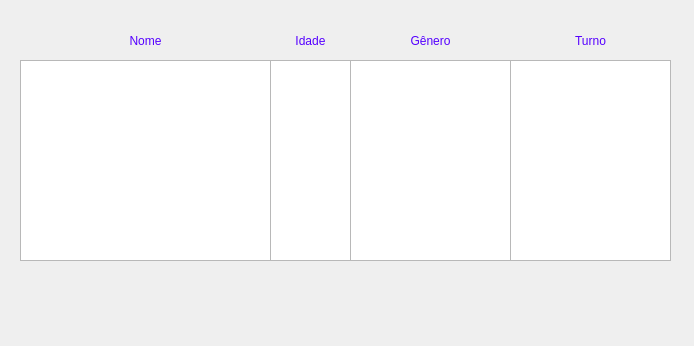
<?xml version="1.0" encoding="UTF-8"?>
<ui version="4.0">
 <class>Form</class>
 <widget class="QWidget" name="Form">
  <property name="geometry">
   <rect>
    <x>0</x>
    <y>0</y>
    <width>694</width>
    <height>346</height>
   </rect>
  </property>
  <property name="minimumSize">
   <size>
    <width>694</width>
    <height>346</height>
   </size>
  </property>
  <property name="maximumSize">
   <size>
    <width>694</width>
    <height>346</height>
   </size>
  </property>
  <property name="windowTitle">
   <string>Lista de Cadastrados</string>
  </property>
  <widget class="QListWidget" name="list_nome">
   <property name="geometry">
    <rect>
     <x>20</x>
     <y>60</y>
     <width>251</width>
     <height>201</height>
    </rect>
   </property>
  </widget>
  <widget class="QListWidget" name="list_idade">
   <property name="geometry">
    <rect>
     <x>270</x>
     <y>60</y>
     <width>81</width>
     <height>201</height>
    </rect>
   </property>
  </widget>
  <widget class="QLabel" name="label">
   <property name="geometry">
    <rect>
     <x>20</x>
     <y>30</y>
     <width>251</width>
     <height>21</height>
    </rect>
   </property>
   <property name="styleSheet">
    <string notr="true">font: 14pt &quot;MV Boli&quot;;
color: rgb(85, 0, 255);</string>
   </property>
   <property name="text">
    <string>Nome</string>
   </property>
   <property name="alignment">
    <set>Qt::AlignCenter</set>
   </property>
  </widget>
  <widget class="QLabel" name="label_2">
   <property name="geometry">
    <rect>
     <x>270</x>
     <y>30</y>
     <width>81</width>
     <height>21</height>
    </rect>
   </property>
   <property name="styleSheet">
    <string notr="true">font: 14pt &quot;MV Boli&quot;;
color: rgb(85, 0, 255);</string>
   </property>
   <property name="text">
    <string>Idade</string>
   </property>
   <property name="alignment">
    <set>Qt::AlignCenter</set>
   </property>
  </widget>
  <widget class="QLabel" name="label_3">
   <property name="geometry">
    <rect>
     <x>350</x>
     <y>30</y>
     <width>161</width>
     <height>21</height>
    </rect>
   </property>
   <property name="styleSheet">
    <string notr="true">font: 14pt &quot;MV Boli&quot;;
color: rgb(85, 0, 255);</string>
   </property>
   <property name="text">
    <string>Gênero</string>
   </property>
   <property name="alignment">
    <set>Qt::AlignCenter</set>
   </property>
  </widget>
  <widget class="QListWidget" name="list_genero">
   <property name="geometry">
    <rect>
     <x>350</x>
     <y>60</y>
     <width>161</width>
     <height>201</height>
    </rect>
   </property>
  </widget>
  <widget class="QLabel" name="label_4">
   <property name="geometry">
    <rect>
     <x>510</x>
     <y>30</y>
     <width>161</width>
     <height>21</height>
    </rect>
   </property>
   <property name="styleSheet">
    <string notr="true">font: 14pt &quot;MV Boli&quot;;
color: rgb(85, 0, 255);</string>
   </property>
   <property name="text">
    <string>Turno</string>
   </property>
   <property name="alignment">
    <set>Qt::AlignCenter</set>
   </property>
  </widget>
  <widget class="QListWidget" name="list_turno">
   <property name="geometry">
    <rect>
     <x>510</x>
     <y>60</y>
     <width>161</width>
     <height>201</height>
    </rect>
   </property>
  </widget>
 </widget>
 <resources/>
 <connections/>
</ui>
